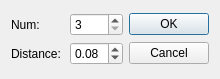
<?xml version="1.0" encoding="UTF-8"?>
<ui version="4.0">
 <class>RansacDialog</class>
 <widget class="QDialog" name="RansacDialog">
  <property name="geometry">
   <rect>
    <x>0</x>
    <y>0</y>
    <width>220</width>
    <height>79</height>
   </rect>
  </property>
  <property name="minimumSize">
   <size>
    <width>220</width>
    <height>79</height>
   </size>
  </property>
  <property name="maximumSize">
   <size>
    <width>220</width>
    <height>79</height>
   </size>
  </property>
  <property name="windowTitle">
   <string>RANSAC_Plane</string>
  </property>
  <layout class="QGridLayout" name="gridLayout_2">
   <item row="0" column="0">
    <layout class="QGridLayout" name="gridLayout">
     <item row="0" column="0">
      <widget class="QLabel" name="label">
       <property name="statusTip">
        <string>Random points num.</string>
       </property>
       <property name="text">
        <string>Num:</string>
       </property>
      </widget>
     </item>
     <item row="0" column="1">
      <widget class="QSpinBox" name="intSpinBox">
       <property name="statusTip">
        <string>Random points num.</string>
       </property>
       <property name="minimum">
        <number>3</number>
       </property>
      </widget>
     </item>
     <item row="0" column="2">
      <widget class="QPushButton" name="okButton">
       <property name="statusTip">
        <string>RANSAC_OK</string>
       </property>
       <property name="text">
        <string>OK</string>
       </property>
      </widget>
     </item>
     <item row="1" column="0">
      <widget class="QLabel" name="label_2">
       <property name="statusTip">
        <string>Distance of point2plane.</string>
       </property>
       <property name="text">
        <string>Distance:</string>
       </property>
      </widget>
     </item>
     <item row="1" column="1">
      <widget class="QDoubleSpinBox" name="doubleSpinBox">
       <property name="statusTip">
        <string>Distance of point2plane.</string>
       </property>
       <property name="minimum">
        <double>0.010000000000000</double>
       </property>
       <property name="maximum">
        <double>5.000000000000000</double>
       </property>
       <property name="singleStep">
        <double>0.010000000000000</double>
       </property>
       <property name="value">
        <double>0.080000000000000</double>
       </property>
      </widget>
     </item>
     <item row="1" column="2">
      <widget class="QPushButton" name="cancelButton">
       <property name="statusTip">
        <string>RANSAC_CANCEL</string>
       </property>
       <property name="text">
        <string>Cancel</string>
       </property>
      </widget>
     </item>
    </layout>
   </item>
  </layout>
 </widget>
 <resources/>
 <connections>
  <connection>
   <sender>okButton</sender>
   <signal>clicked()</signal>
   <receiver>RansacDialog</receiver>
   <slot>accept()</slot>
   <hints>
    <hint type="sourcelabel">
     <x>204</x>
     <y>21</y>
    </hint>
    <hint type="destinationlabel">
     <x>96</x>
     <y>71</y>
    </hint>
   </hints>
  </connection>
  <connection>
   <sender>cancelButton</sender>
   <signal>clicked()</signal>
   <receiver>RansacDialog</receiver>
   <slot>reject()</slot>
   <hints>
    <hint type="sourcelabel">
     <x>204</x>
     <y>60</y>
    </hint>
    <hint type="destinationlabel">
     <x>179</x>
     <y>71</y>
    </hint>
   </hints>
  </connection>
 </connections>
</ui>
